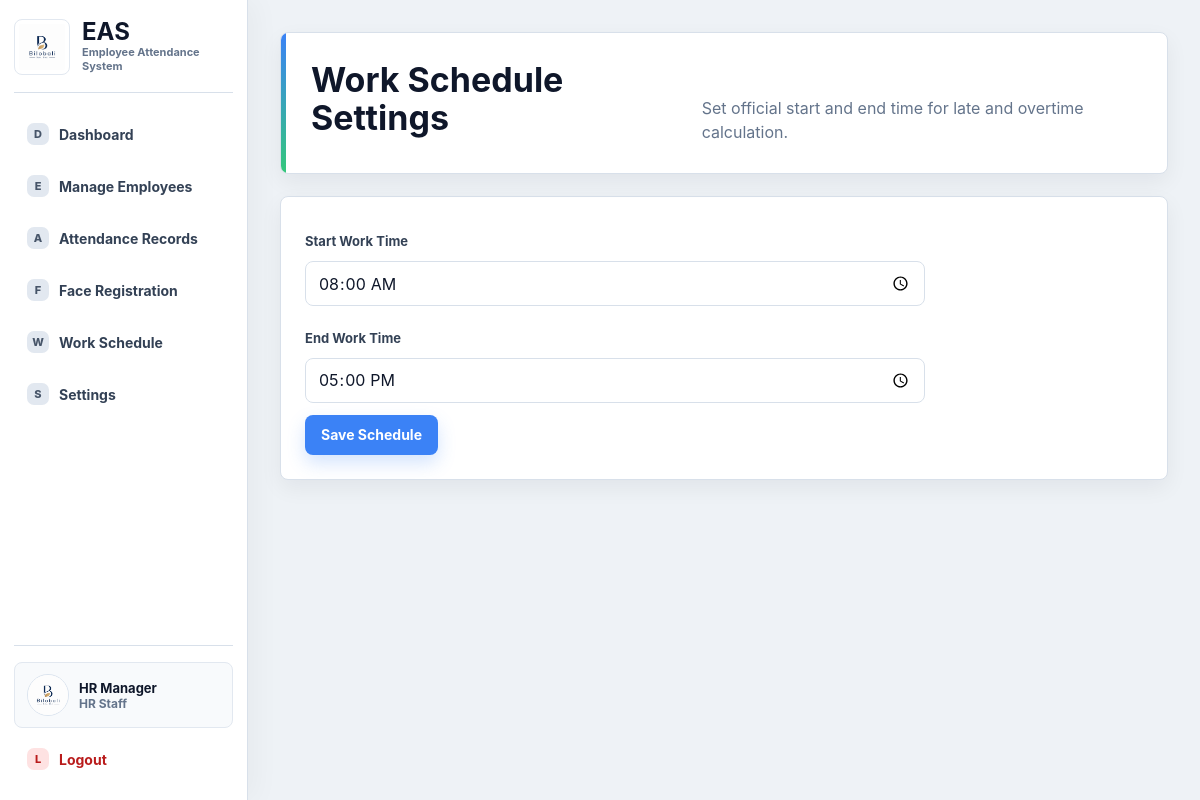
/work_settings (signed in), run on the app's committed database.
### tables this page shows
CREATE TABLE users (
            id INTEGER PRIMARY KEY AUTOINCREMENT,
            username TEXT NOT NULL UNIQUE,
            password TEXT NOT NULL,
            role TEXT NOT NULL,
            full_name TEXT,
            email TEXT,
            department TEXT,
            position TEXT,
            status TEXT DEFAULT 'Active'
        , system_id TEXT, joined_year TEXT, profile_image TEXT, deleted_at TEXT);

CREATE TABLE work_settings (
            id INTEGER PRIMARY KEY,
            start_time TEXT NOT NULL DEFAULT '08:00',
            end_time TEXT NOT NULL DEFAULT '17:00'
        );

### routes/superadmin_routes.py (the view, shortened to what this page needs)
@superadmin_bp.route("/work_settings", methods=["GET", "POST"])
def work_settings():
    if session.get("role") not in ["superadmin", "hr"]:
        return redirect(url_for("auth.login"))
    message = None
    return render_template(
        "shared/work_settings.html",
        schedule=get_work_settings(),
        message=message
    )

### app.py (called while the page is built)
def create_app():
    app = Flask(__name__)
    app.secret_key = SECRET_KEY
    ensure_face_folder()
    init_db()
    seed_users()
    app.register_blueprint(kiosk_bp)
    app.register_blueprint(auth_bp)
    app.register_blueprint(superadmin_bp)
    app.register_blueprint(hr_bp)
    app.register_blueprint(employee_bp)
    app.register_blueprint(profile_bp)
    @app.context_processor
    def inject_current_user():
        from flask import session
        user_id = session.get("user_id")
        return {
            "current_user": get_user_by_id(user_id) if user_id else None
        }
    @app.after_request
    def prevent_authenticated_page_cache(response):
        response.headers["Cache-Control"] = "no-store, no-cache, must-revalidate, max-age=0"
        response.headers["Pragma"] = "no-cache"
        response.headers["Expires"] = "0"
        return response
    return app

### database.py (called while the page is built)
def get_sqlite_target():
    if DATABASE == ":memory:":
        return "file:eas_memory?mode=memory&cache=shared", True
    return DATABASE, DATABASE.startswith("file:")

def get_db_connection():
    global _MEMORY_DB_CONNECTION
    database, use_uri = get_sqlite_target()
    if DATABASE == ":memory:" and _MEMORY_DB_CONNECTION is None:
        _MEMORY_DB_CONNECTION = sqlite3.connect(database, uri=True)
        _MEMORY_DB_CONNECTION.row_factory = sqlite3.Row
    conn = sqlite3.connect(database, uri=use_uri)
    conn.row_factory = sqlite3.Row
    return conn

def get_user_by_id(user_id):
    conn = get_db_connection()
    user = conn.execute(
        "SELECT * FROM users WHERE id=?",
        (user_id,)
    ).fetchone()
    conn.close()
    return user

def get_work_settings():
    conn = get_db_connection()
    settings = conn.execute(
        "SELECT * FROM work_settings WHERE id = 1"
    ).fetchone()
    conn.close()
    return settings

### templates/shared/work_settings.html (shortened to what this page needs)
<!DOCTYPE html>
<html>
<head>
    <link rel="stylesheet" href="{{ url_for('static', filename='css/main.css') }}">
    <link rel="stylesheet" href="{{ url_for('static', filename='css/dashboard.css') }}">
</head>
<body>
<div class="layout">
    {% include "shared/sidebar.html" %}
    <div class="main">
        <div class="header">
            <h1>Work Schedule Settings</h1>
            <p>Set official start and end time for late and overtime calculation.</p>
        </div>
        <div class="form-box">
            <form method="POST">
                <label>Start Work Time</label>
                <input type="time" name="start_time" value="{{ schedule.start_time }}" required>
                <label>End Work Time</label>
                <input type="time" name="end_time" value="{{ schedule.end_time }}" required>
                <button type="submit">Save Schedule</button>
            </form>
        </div>
    </div>
</div>
</body>
</html>

### templates/shared/sidebar.html (shortened to what this page needs)
<aside class="sidebar" id="appSidebar">
    <div class="sidebar-top">
        <button class="brand-lockup" type="button" data-sidebar-toggle aria-label="Toggle sidebar">
            <img src="{{ url_for('static', filename='images/bilobali_logo.png') }}" alt="Bilobali logo">
            <span><strong>EAS</strong><small>Employee Attendance System</small></span>
        </button>
    </div>
    <nav class="sidebar-nav">
    {% if session.get("role") == "superadmin" %}
    <a href="/superadmin" data-icon="D"><span>Dashboard</span></a>
    <a href="/employees" data-icon="E"><span>Manage Employees</span></a>
    <a href="/superadmin/face_registration" data-icon="F"><span>Face Registration</span></a>
    <a href="/work_settings" data-icon="W"><span>Work Schedule</span></a>
    {% elif session.get("role") == "hr" %}
    <a href="/hr" data-icon="D"><span>Dashboard</span></a>
    <a href="/employees" data-icon="E"><span>Manage Employees</span></a>
    <a href="/attendance_records" data-icon="A"><span>Attendance Records</span></a>
    <a href="/face_registration" data-icon="F"><span>Face Registration</span></a>
    <a href="/work_settings" data-icon="W"><span>Work Schedule</span></a>
    {% else %}
    <a href="/employee" data-icon="D"><span>Dashboard</span></a>
    {% endif %}
    <a href="/settings" data-icon="S"><span>Settings</span></a>
    </nav>
    {% if current_user %}
    {% set role_label = "Super Admin" if current_user.role == "superadmin" else ("HR Staff" if current_user.role == "hr" else "Employee") %}
    <div class="sidebar-account">
        <a class="sidebar-profile" href="/profile" title="Profile">
            <img src="{{ url_for('static', filename=current_user.profile_image) if current_user.profile_image else url_for('static', filename='images/bilobali_logo.png') }}" alt="Profile photo">
            <span>
                <strong>{{ current_user.full_name or "User" }}</strong>
                <small>{{ role_label }}</small>
            </span>
        </a>
        <a class="sidebar-logout" href="/logout" data-icon="L"><span>Logout</span></a>
    </div>
    {% endif %}
</aside>

### static/css/main.css (style rules this page uses)
:root { --page: #eef2f6; --surface: #ffffff; --surface-soft: #f8fafc; --ink: #0f172a; --text: #1f2937; --muted: #64748b; --line: #d8e0ea; --nav: #101827; --nav-2: #172235; --blue: #3b82f6; --blue-dark: #2563eb; --green: #34c77b; --green-dark: #16a34a; --orange: #fb923c; --orange-dark: #ea580c; --red: #ef4444; --red-dark: #dc2626; --radius: 8px; --shadow: 0 18px 44px rgba(15, 23, 42, 0.10); --shadow-soft: 0 8px 22px rgba(15, 23, 42, 0.06); }
* { box-sizing: border-box; }
html { min-height: 100%; }
body { min-height: 100vh; margin: 0; font-family: Inter, "Segoe UI", Arial, Helvetica, sans-serif; background: var(--page); color: var(--text); }
a { color: inherit; text-decoration: none; }
button, .btn { display: inline-flex; align-items: center; justify-content: center; min-height: 40px; padding: 10px 16px; border: 0; border-radius: var(--radius); background: var(--blue); color: #ffffff; font: inherit; font-size: 14px; font-weight: 700; line-height: 1; cursor: pointer; box-shadow: 0 8px 18px rgba(59, 130, 246, 0.22); transition: transform 140ms ease, box-shadow 140ms ease, background 140ms ease; }
label { display: block; margin: 12px 0 6px; color: #334155; font-size: 13px; font-weight: 700; }
input, select { width: 100%; min-height: 44px; padding: 10px 12px; margin: 6px 0 12px; border: 1px solid var(--line); border-radius: var(--radius); background: #ffffff; color: var(--ink); font: inherit; }

### data on the page
users: full_name "HR Manager"
work_settings: start_time "08:00", end_time "17:00"

### other printed values
{{ role_label }} "HR Staff"
